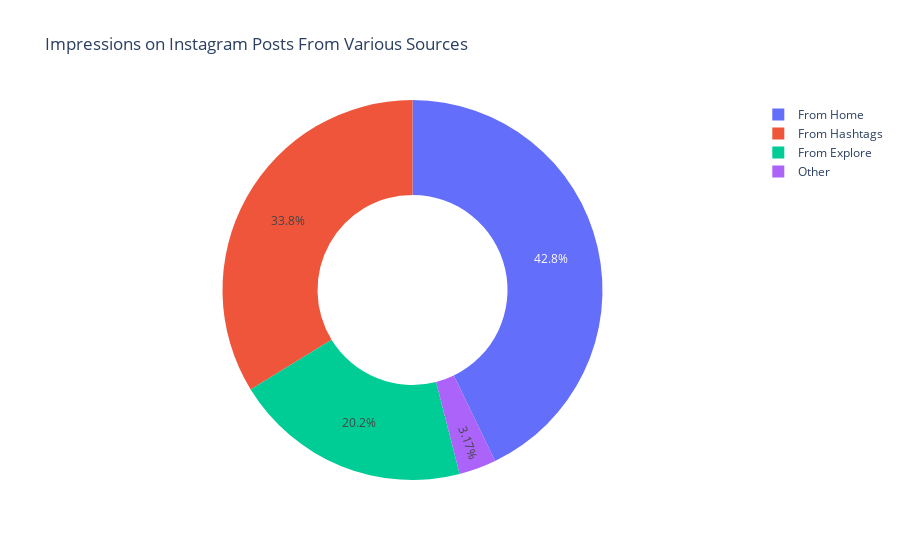

Notebook code cell kept with this figure:
### Markdown cell above
2. Provide visualizations for better understanding of the data

### Code cell
# The percentage of impressions I get from various sources on Instagram
home = df["From Home"].sum()
hashtags = df["From Hashtags"].sum()
explore = df["From Explore"].sum()
other = df["From Other"].sum()

labels = ['From Home','From Hashtags','From Explore','Other']
values = [home, hashtags, explore, other]

fig = px.pie(df, values=values, names=labels, 
             title='Impressions on Instagram Posts From Various Sources', hole=0.5)
fig.show()

### Figure 1 — Plotly figure (JSON) as saved in the notebook; plotly's stock layout.template omitted (floating-point values rounded to 4 significant figures)
{"data": [{"domain": {"x": [0, 1], "y": [0, 1]}, "hole": 0.5, "hovertemplate": "label=%{label}<br>value=%{value}<extra></extra>", "labels": ["From Home", "From Hashtags", "From Explore", "Other"], "legendgroup": "", "name": "", "showlegend": true, "type": "pie", "values": [254685, 200765, 120214, 18824]}], "layout": {"autosize": true, "legend": {"tracegroupgap": 0}, "title": {"text": "Impressions on Instagram Posts From Various Sources"}}}
